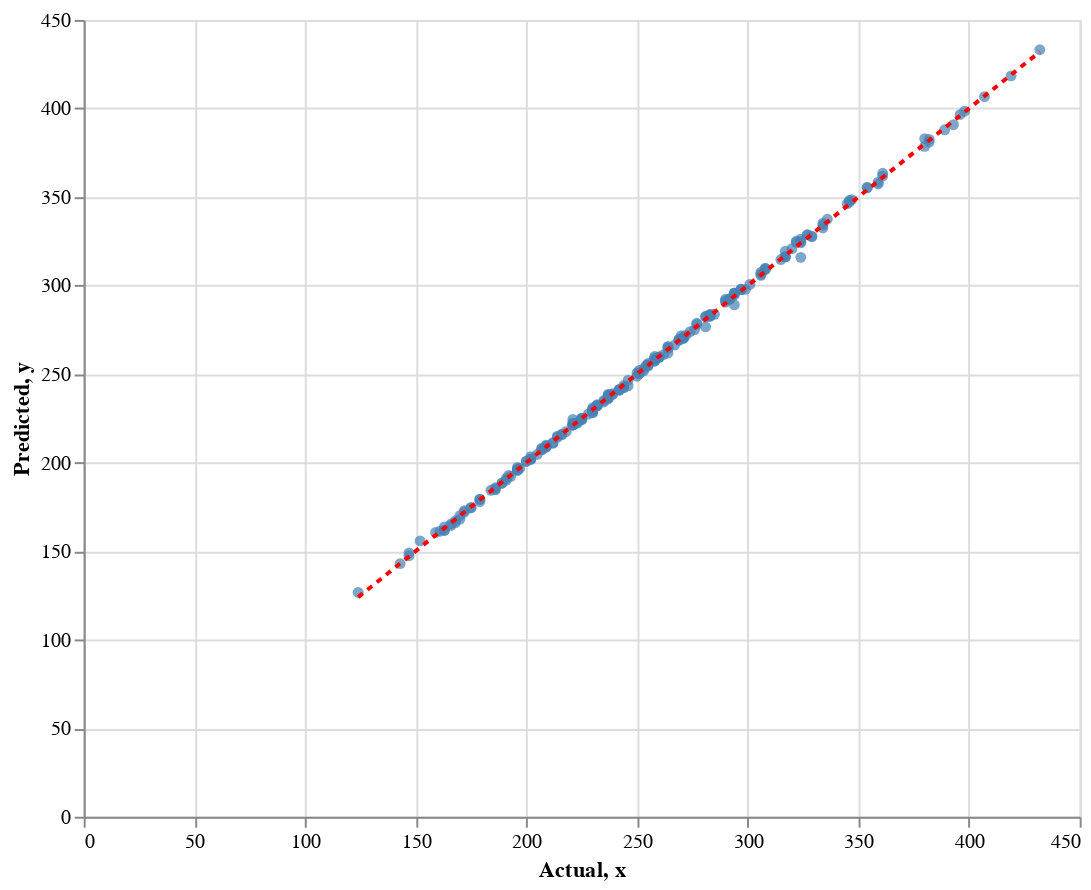

Notebook code for this chart:
### Markdown cell above
#### How well did our Model Performed? Let's compute the scoring metrics for regression:

### Code cell
y_pred = random_search_svr.predict(X_test)

df_pred_actual = pd.DataFrame({'Actual': y_test, 'Predicted': y_pred})

scatter_plot = alt.Chart(df_pred_actual).mark_circle().encode(
    x='Actual',
    y='Predicted',
    color=alt.ColorValue('steelblue'),
    tooltip=['Actual', 'Predicted']
).properties(
    width=500,
    height=400
)

diagonal_line = alt.Chart(pd.DataFrame({'x': [min(y_test), max(y_test)], 'y': [min(y_test), max(y_test)]})).mark_line(
    color='red',
    strokeDash=[3,3]
).encode(
    x='x',
    y='y'
)

scatter_with_diagonal = scatter_plot + diagonal_line

scatter_with_diagonal.interactive()

### Figure 1 — Vega-Lite specification as saved in the notebook (floating-point values rounded to 4 significant figures; data arrays with more than 128 entries replaced by an {"elided": "..."} marker saying what was removed)
{"config": {"view": {"continuousWidth": 300, "continuousHeight": 300}}, "layer": [{"data": {"name": "data-f40cd00aade6cc4c217f5be99130b538"}, "mark": {"type": "circle"}, "encoding": {"color": {"value": "steelblue"}, "tooltip": [{"field": "Actual", "type": "quantitative"}, {"field": "Predicted", "type": "quantitative"}], "x": {"field": "Actual", "type": "quantitative"}, "y": {"field": "Predicted", "type": "quantitative"}}, "name": "view_1"}, {"data": {"name": "data-1c97807ab7c15c29c59f664f2cc777f8"}, "mark": {"type": "line", "color": "red", "strokeDash": [3, 3]}, "encoding": {"x": {"field": "x", "type": "quantitative"}, "y": {"field": "y", "type": "quantitative"}}}], "height": 400, "params": [{"name": "param_5", "select": {"type": "interval", "encodings": ["x", "y"]}, "bind": "scales", "views": ["view_1"]}], "width": 500, "$schema": "https://vega.github.io/schema/vega-lite/v5.16.3.json", "datasets": {"data-f40cd00aade6cc4c217f5be99130b538": {"elided": "214 records"}, "data-1c97807ab7c15c29c59f664f2cc777f8": [{"x": 124, "y": 124}, {"x": 432, "y": 432}]}}
